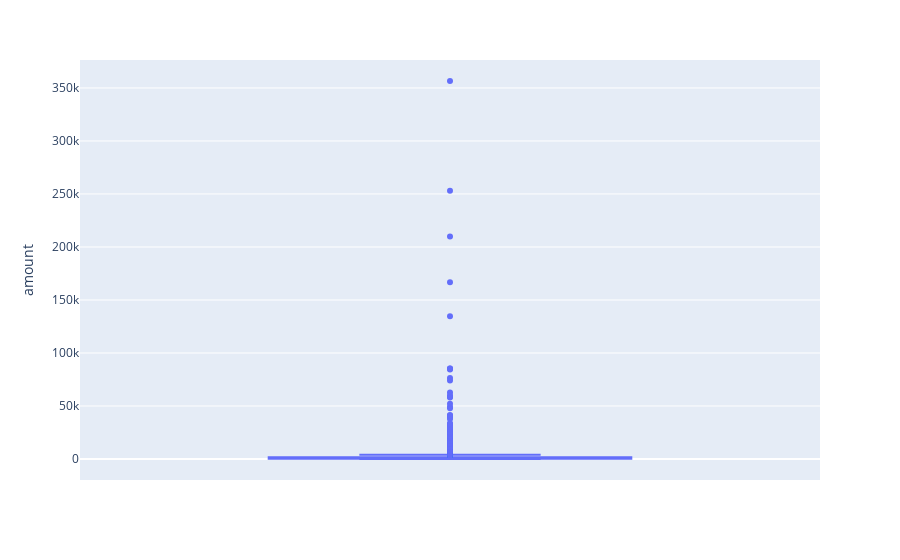

Notebook source saved alongside this figure:
### Code cell
fig = px.box(rfm_data, y="amount")
fig.show()

### Figure 1 — Plotly figure (JSON) as saved in the notebook; plotly's stock layout.template omitted (floating-point values rounded to 4 significant figures; data arrays with more than 128 entries replaced by an {"elided": "..."} marker saying what was removed)
{"data": [{"alignmentgroup": "True", "hovertemplate": "amount=%{y}<extra></extra>", "legendgroup": "", "marker": {"color": "#636efa"}, "name": "", "notched": false, "offsetgroup": "", "orientation": "v", "showlegend": false, "type": "box", "x0": " ", "xaxis": "x", "y": {"elided": "4383 float values"}, "y0": " ", "yaxis": "y"}], "layout": {"boxmode": "group", "legend": {"tracegroupgap": 0}, "margin": {"t": 60}, "xaxis": {"anchor": "y", "domain": [0, 1]}, "yaxis": {"anchor": "x", "domain": [0, 1], "title": {"text": "amount"}}}}
